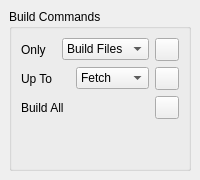
  <widget class="QDockWidget" name="dw_build">
   <property name="windowIcon">
    <iconset resource="../resources/pisido.qrc">
     <normaloff>:/images/build.png</normaloff>:/images/build.png</iconset>
   </property>
   <property name="toolTip">
    <string>Build Window</string>
   </property>
   <property name="statusTip">
    <string>Build Window</string>
   </property>
   <property name="windowTitle">
    <string>Build</string>
   </property>
   <attribute name="dockWidgetArea">
    <number>8</number>
   </attribute>
   <widget class="QWidget" name="dw_build_contents">
    <layout class="QHBoxLayout" name="horizontalLayout_9" stretch="0">
     <item>
      <widget class="QGroupBox" name="gb_custom_build_steps">
       <property name="sizePolicy">
        <sizepolicy hsizetype="Minimum" vsizetype="Preferred">
         <horstretch>0</horstretch>
         <verstretch>0</verstretch>
        </sizepolicy>
       </property>
       <property name="title">
        <string>Build Commands</string>
       </property>
       <layout class="QVBoxLayout" name="verticalLayout">
        <item>
         <layout class="QHBoxLayout" name="horizontalLayout_8">
          <item>
           <widget class="QLabel" name="lbl_build_only">
            <property name="text">
             <string>Only</string>
            </property>
           </widget>
          </item>
          <item>
           <widget class="QComboBox" name="combo_build_only">
            <item>
             <property name="text">
              <string>Build Files</string>
             </property>
            </item>
            <item>
             <property name="text">
              <string>Package</string>
             </property>
            </item>
           </widget>
          </item>
          <item>
           <widget class="QToolButton" name="tb_build_only">
            <property name="toolTip">
             <string>Build only selected</string>
            </property>
            <property name="statusTip">
             <string>Build only selected</string>
            </property>
            <property name="text">
             <string/>
            </property>
            <property name="icon">
             <iconset resource="../resources/pisido.qrc">
              <normaloff>:/images/build.png</normaloff>:/images/build.png</iconset>
            </property>
           </widget>
          </item>
         </layout>
        </item>
        <item>
         <layout class="QHBoxLayout" name="horizontalLayout_6">
          <item>
           <widget class="QLabel" name="lbl_build_up_to">
            <property name="text">
             <string>Up To</string>
            </property>
           </widget>
          </item>
          <item>
           <widget class="QComboBox" name="combo_build_up_to">
            <item>
             <property name="text">
              <string notr="true">Fetch</string>
             </property>
            </item>
            <item>
             <property name="text">
              <string notr="true">Unpack</string>
             </property>
            </item>
            <item>
             <property name="text">
              <string notr="true">Setup</string>
             </property>
            </item>
            <item>
             <property name="text">
              <string notr="true">Build</string>
             </property>
            </item>
            <item>
             <property name="text">
              <string notr="true">Install</string>
             </property>
            </item>
            <item>
             <property name="text">
              <string notr="true">Check</string>
             </property>
            </item>
           </widget>
          </item>
          <item>
           <widget class="QToolButton" name="tb_build_up_to">
            <property name="toolTip">
             <string>Build up to selected (see pisi help build)</string>
            </property>
            <property name="statusTip">
             <string>Build up to selected (see pisi help build)</string>
            </property>
            <property name="text">
             <string/>
            </property>
            <property name="icon">
             <iconset resource="../resources/pisido.qrc">
              <normaloff>:/images/build.png</normaloff>:/images/build.png</iconset>
            </property>
           </widget>
          </item>
         </layout>
        </item>
        <item>
         <layout class="QHBoxLayout" name="horizontalLayout">
          <item>
           <widget class="QLabel" name="lbl_build_all">
            <property name="text">
             <string>Build All</string>
            </property>
           </widget>
          </item>
          <item>
           <widget class="QToolButton" name="tb_build_all">
            <property name="toolTip">
             <string>Create build files in to the package directory and builds package</string>
            </property>
            <property name="statusTip">
             <string>Create build files in to the package directory and builds package</string>
            </property>
            <property name="text">
             <string/>
            </property>
            <property name="icon">
             <iconset resource="../resources/pisido.qrc">
              <normaloff>:/images/build.png</normaloff>:/images/build.png</iconset>
            </property>
           </widget>
          </item>
         </layout>
        </item>
        <item>
         <spacer name="verticalSpacer">
          <property name="orientation">
           <enum>Qt::Vertical</enum>
          </property>
          <property name="sizeHint" stdset="0">
           <size>
            <width>20</width>
            <height>40</height>
           </size>
          </property>
         </spacer>
        </item>
       </layout>
      </widget>
     </item>
    </layout>
   </widget>
  </widget>
